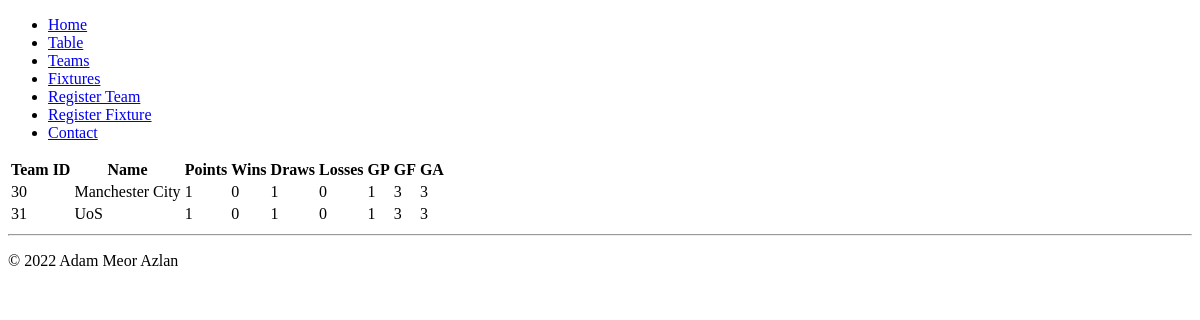
/teams/table, run on an earlier commit of the app's database.
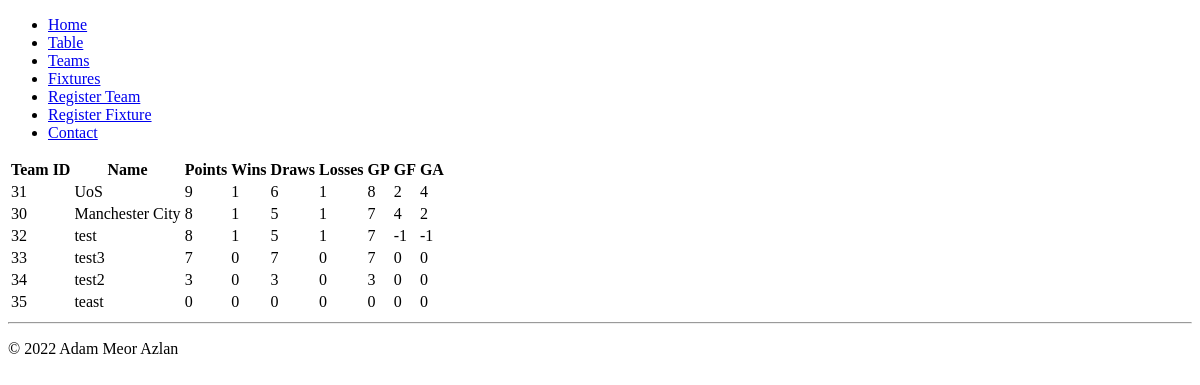
And on a later commit of the database.
### teams/models.py (models this page shows)
class table(models.Model):
    team = models.ForeignKey(team, on_delete=models.CASCADE)
    score = models.IntegerField(default=0)
    wins = models.IntegerField(default=0)
    draws = models.IntegerField(default=0)
    loses = models.IntegerField(default=0)
    GP = models.IntegerField(default=0)
    GF = models.IntegerField(default=0)
    GA = models.IntegerField(default=0)

class team(models.Model):
    name = models.CharField(max_length=100, unique=True)
    player_count = models.IntegerField(validators = [MinValueValidator(11)])
    year_founded = models.IntegerField(validators = [MaxValueValidator(2022)])
    owner_email = models.EmailField(max_length=100)
    image = models.ImageField(null=True, blank=True, upload_to='images/')

### teams/views.py (the view)
# urls.py: path('table', views.table, name='table'),
def table(request):
    context = {}
    context["table_list"] = tablemodel.objects.all().order_by('-score')
    context["team_list"] = team.objects.all()
    for teamobj in team.objects.all():
        if (not tablemodel.objects.filter(team_id=teamobj.id).exists()):
            a = tablemodel.objects.create(team_id=teamobj.id)
            a.save()
    return render(request, 'teams/table.html', context)

### teams/templates/teams/table.html (shortened to what this page needs)
{% extends "base.html" %}
{% block content %}
<table>
    <tr>
        <th>Team ID</th>
        <th>Name</th>
        <th>Points</th>
        <th>Wins</th>
        <th>Draws</th>
        <th>Losses</th>
        <th>GP</th>
        <th>GF</th>
        <th>GA</th>
    </tr>
    {% for team in table_list %}
        <tr>
            <td>
                {{ team.team_id }}
            </td>
            <td>
            {% for team2 in team_list %}
                {% if team2.id == team.team_id %}
                    {{ team2.name }}
                {% endif %}
            {% endfor %}
            </td>
            <td>
                {{ team.score}}
            </td>
            <td>
                {{team.wins}}
            </td>
            <td>
                {{team.draws}}
            </td>
            <td>
                {{ team.loses | truncatechars:20}}
            </td>
            <td>
                {{ team.GP}}
            </td>
            <td>
                {{team.GF}}
            </td>
            <td>
                {{team.GA}}
            </td>
        </tr>
    {% endfor %}
   </table> <hr/>
{% endblock content %}

What changed in the data, as far as the page shows it:
changed table (number 1 of 6 on the later page): score "1" → "9"; wins "0" → "1"; draws "1" → "6"; loses "0" → "1"; GP "1" → "8"; GF "3" → "2"; GA "3" → "4"; moves up the list
changed table (number 2 of 6 on the later page): score "1" → "8"; wins "0" → "1"; draws "1" → "5"; loses "0" → "1"; GP "1" → "7"; GF "3" → "4"; GA "3" → "2"
added table: team_id "32", score "8", wins "1", draws "5", loses "1", GP "7", GF "-1", GA "-1"
added team: name "test", shown under "32"
added table: team_id "33", score "7", wins "0", draws "7", loses "0", GP "7", GF "0", GA "0"
added team: name "test3", shown under "33"
added table: team_id "34", score "3", wins "0", draws "3", loses "0", GP "3", GF "0", GA "0"
added team: name "test2", shown under "34"
added table: team_id "35", score "0", wins "0", draws "0", loses "0", GP "0", GF "0", GA "0"
added team: name "teast", shown under "35"
